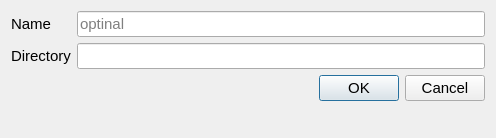
<?xml version="1.0" encoding="UTF-8"?>
<ui version="4.0">
 <class>AddSharingDialog</class>
 <widget class="QDialog" name="AddSharingDialog">
  <property name="geometry">
   <rect>
    <x>0</x>
    <y>0</y>
    <width>496</width>
    <height>138</height>
   </rect>
  </property>
  <property name="font">
   <font>
    <pointsize>11</pointsize>
   </font>
  </property>
  <property name="windowTitle">
   <string>New Share</string>
  </property>
  <layout class="QHBoxLayout" name="horizontalLayout">
   <item>
    <layout class="QFormLayout" name="formLayout">
     <item row="0" column="0">
      <widget class="QLabel" name="label">
       <property name="text">
        <string>Name</string>
       </property>
      </widget>
     </item>
     <item row="0" column="1">
      <widget class="QLineEdit" name="txtName">
       <property name="placeholderText">
        <string>optinal</string>
       </property>
       <property name="clearButtonEnabled">
        <bool>true</bool>
       </property>
      </widget>
     </item>
     <item row="1" column="0">
      <widget class="QLabel" name="label_2">
       <property name="text">
        <string>Directory</string>
       </property>
      </widget>
     </item>
     <item row="1" column="1">
      <widget class="QLineEdit" name="txtPath">
       <property name="clearButtonEnabled">
        <bool>true</bool>
       </property>
      </widget>
     </item>
     <item row="2" column="1">
      <widget class="QDialogButtonBox" name="buttonBox">
       <property name="standardButtons">
        <set>QDialogButtonBox::Cancel|QDialogButtonBox::Ok</set>
       </property>
       <property name="centerButtons">
        <bool>false</bool>
       </property>
      </widget>
     </item>
    </layout>
   </item>
  </layout>
 </widget>
 <tabstops>
  <tabstop>txtName</tabstop>
  <tabstop>txtPath</tabstop>
 </tabstops>
 <resources/>
 <connections>
  <connection>
   <sender>buttonBox</sender>
   <signal>rejected()</signal>
   <receiver>AddSharingDialog</receiver>
   <slot>reject()</slot>
   <hints>
    <hint type="sourcelabel">
     <x>259</x>
     <y>77</y>
    </hint>
    <hint type="destinationlabel">
     <x>225</x>
     <y>-15</y>
    </hint>
   </hints>
  </connection>
 </connections>
</ui>
